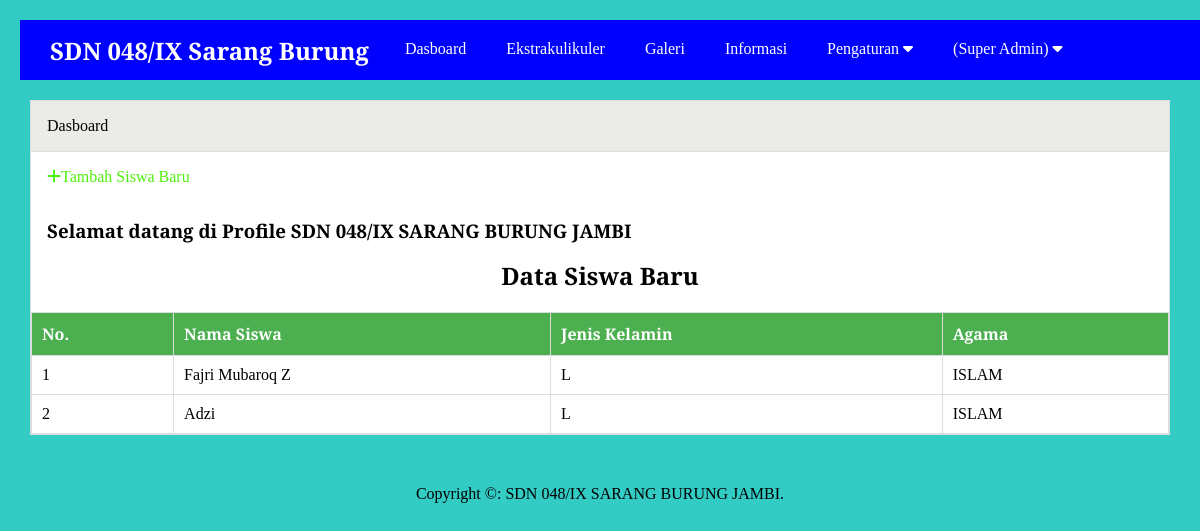
Page /admin/ppdb2.php (signed in) on the committed database.
### tables this page shows
CREATE TABLE `pengaturan` (
  `id` int(11) NOT NULL,
  `nama` varchar(50) NOT NULL,
  `email` varchar(50) NOT NULL,
  `telepon` varchar(20) NOT NULL,
  `alamat` text NOT NULL,
  `logo` varchar(50) NOT NULL,
  `favicon` varchar(50) NOT NULL,
  `tentang_sekolah` text NOT NULL,
  `foto_sekolah` varchar(50) NOT NULL,
  `google_maps` text NOT NULL,
  `nama_kepsek` varchar(50) NOT NULL,
  `foto_kepsek` varchar(50) NOT NULL,
  `sambutan_kepsek` text NOT NULL,
  `created_at` timestamp NOT NULL DEFAULT current_timestamp(),
  `updated_at` datetime DEFAULT NULL
);

CREATE TABLE `siswa_baru` (
  `id_siswa` int(50) NOT NULL,
  `nama_siswa` varchar(30) NOT NULL,
  `nama_panggilan` varchar(30) NOT NULL,
  `jenis_kelamin` varchar(30) NOT NULL,
  `tempat_lahir` varchar(50) NOT NULL,
  `tanggal_lahir` date NOT NULL,
  `agama` varchar(10) NOT NULL,
  `kewarganegaraan` varchar(50) NOT NULL,
  `anak_nomor` varchar(20) NOT NULL,
  `jumlah_saudara` varchar(20) NOT NULL,
  `jumlah_saudara_tiri` varchar(20) NOT NULL,
  `jumlah_saudara_angkat` varchar(20) NOT NULL,
  `bahasa_harian` varchar(30) NOT NULL,
  `berat_badan` varchar(3) NOT NULL,
  `tinggi_badan` varchar(3) NOT NULL,
  `gol_darah` varchar(2) NOT NULL,
  `penyakit` varchar(30) NOT NULL,
  `alamat` varchar(50) NOT NULL,
  `kota` varchar(50) NOT NULL,
  `no_hp` varchar(9) NOT NULL,
  `tempat_tinggal` varchar(30) NOT NULL,
  `nama_ayah` varchar(30) NOT NULL,
  `nama_ibu` varchar(30) NOT NULL,
  `pendidikan_ayah` varchar(30) NOT NULL,
  `pendidikan_ibu` varchar(30) NOT NULL,
  `pekerjaan_ayah_upah` varchar(50) NOT NULL,
  `pekerjaan_ibu_upah` varchar(50) NOT NULL,
  `nama_wali` varchar(30) NOT NULL,
  `pendidikan_wali` varchar(30) NOT NULL,
  `hub_anak` varchar(30) NOT NULL,
  `pekerjaan_wali` varchar(30) NOT NULL,
  `masuk_sekolah` varchar(20) NOT NULL,
  `asal_anak` varchar(30) NOT NULL,
  `nama_tk` varchar(50) NOT NULL,
  `nomor_tsk` varchar(30) NOT NULL,
  `lama_belajar` varchar(20) NOT NULL,
  `nama_sa` varchar(100) NOT NULL,
  `tanggal_sa` date NOT NULL,
  `dari_kelas_sa` varchar(30) NOT NULL,
  `tanggal_dsi` date NOT NULL,
  `dikelas_dsi` varchar(30) NOT NULL,
  `id_pengguna` int(50) DEFAULT NULL
);

### admin/ppdb2.php (the view, shortened to what this page needs)
<?php include 'header.php'; ?>
<div class="content">
    <div class="container">
        <div class="box">
            <div class="box-header">
                Dasboard
            </div>
            <div class="box-body">
                <a href="siswa_baru.php" class="text-green"><i class="fa fa-plus"></i>Tambah Siswa Baru</a>
            </div>
            <div class="box-body">
                <h3>Selamat datang <?= $_SESSION['uname'] ?> di Profile <?= $d->nama ?></h3>
            </div>
            <?php
            $host = "localhost";
            $user = "root";
            $password = "";
            $database = "db_sekolah";
            $koneksi = new mysqli($host, $user, $password, $database);
            $query = "SELECT * FROM siswa_baru";
            $result = $koneksi->query($query);
            ?>
            <!DOCTYPE html>
            <html lang="en">
            <head>
            </head>
            <body>
                <h2>Data Siswa Baru</h2>
                <?php
                if ($result->num_rows > 0) {
                    echo "<table>
                            <tr>
                                <th>No.</th>
                                <th>Nama Siswa</th>
                                <th>Jenis Kelamin</th>
                                <th>Agama</th>
                            </tr>";
                    $counter = 1;
                    while ($row = $result->fetch_assoc()) {
                        echo "<tr>
                                <td>" . $counter++ . "</td>
                                <td>" . $row['nama_siswa'] . "</td>
                                <td>" . $row['jenis_kelamin'] . "</td>
                                <td>" . $row['agama'] . "</td>
                            </tr>";
                    }
                    echo "</table>";
                } else {
                    echo "Tidak ada data siswa terdaftar.";
                }
                ?>
            </body>
            </html>
        </div>
    </div>
</div>
<?php include 'footer.php'; ?>

### admin/footer.php
		<div class="footer">
			<div class="container text-center">
				Copyright &copy: <?= $d->nama ?>.
			</div>
		</div>
</body>
</html>

### assets/css/style.css (style rules this page uses)
* { margin: 0; padding: 0; font-family: 'Playfair Display', serif; box-sizing: border-box; }
a { text-decoration: 0; }
.container { width: 1140px; margin: 0 auto; }
.container::after { content: ""; display: block; clear: both; }
.bg-light { background-color: #33ccc5; }
.box { border: 1px solid #ddd; background-color: #fff; }
.box-header { padding: 16px; border-bottom: 1px solid #ddd; background-color: #EBEBE8; }
.box-body { padding: 16px; }
.text-center { text-align: center !important; }
.content { padding: 80px 0 30px 0; }
.footer { padding: 20px 0; }
.text-green { color: #4ff10e; }

### admin/ppdb2.php (style rules this page uses)
body { font-family: Arial, sans-serif; background-color: #f4f4f4; margin: 0; padding: 20px; }
h2 { text-align: center; }
table { width: 100%; border-collapse: collapse; margin-top: 20px; }
table, th, td { border: 1px solid #ddd; }
th, td { padding: 10px; text-align: left; }
th { background-color: #4caf50; color: white; }

### rows in the picture
pengaturan: nama "SDN 048/IX SARANG BURUNG JAMBI"
siswa_baru: nama_siswa "Fajri Mubaroq Z", jenis_kelamin "L", agama "ISLAM"
siswa_baru: nama_siswa "Adzi", jenis_kelamin "L", agama "ISLAM"

### other values in the picture
$_SESSION['ulevel'] "Super Admin"
